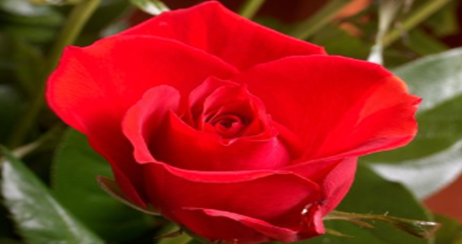
#> input picture images/rose.bmp, 462 x 244 px
$ jupyter execute --allow-errors MyKmeans.ipynb   (shell and % lines are left out)   (Python 2 division)   (older library calls are emulated)
#> lines starting #> are read from the running program, lines starting #| are printed output that depends on the picture
### asg1.py
import numpy as np
import matplotlib as mpl
import matplotlib.pyplot as plt

class Figure:
    default_figsize_inches=(8,8)
    motion_notify_throttle_timer_interval = 100
    left_button = 1
    middle_button = 2
    right_button = 3

    def __init__(self):
        self.mouse_down_handler = None
        self.mouse_up_handler = None
        self.mouse_over_handler = None
        self.mouse_wheel_handler = None

        fig,ax = plt.subplots(figsize=Figure.default_figsize_inches)
        self.fig = fig
        self.ax = ax

        fig.canvas.mpl_connect('button_press_event', self.on_button_press)
        fig.canvas.mpl_connect('button_release_event', self.on_button_release)
        fig.canvas.mpl_connect('motion_notify_event', self.on_motion_notify)
        fig.canvas.mpl_connect('scroll_event', self.on_scroll)

        ax.set_axis_off()

        motion_notify_throttle_timer = fig.canvas.new_timer(interval=self.motion_notify_throttle_timer_interval)
        motion_notify_throttle_timer.add_callback(self.on_motion_notify_throttled)
        motion_notify_throttle_timer.single_shot = True

        self.motion_notify_throttle_timer = motion_notify_throttle_timer
        self.motion_notify_throttle_timer_started = False
        self.motion_notify_args = None

        self.views = dict()
        self.last_used_view_id = 0

    def set_title(self, title):
        self.fig.suptitle(title)

    def set_image(self, img):
        self.img = self.ax.imshow(img, cmap='gray')
        self.ax.autoscale(False)

    def set_mouse_down_handler(self, handler):
        self.mouse_down_handler = handler

    def set_mouse_up_handler(self, handler):
        self.mouse_up_handler = handler

    def set_mouse_over_handler(self, handler):
        self.mouse_over_handler = handler

    def set_mouse_wheel_handler(self, handler):
        self.mouse_wheel_handler = handler

    # [49 lines left out: functions create_mask_view, set_mask_view_data, create_circle_view, set_circle_view_data, create_polyline_view, set_polyline_view_data and 2 more, not called in this run]

    def draw(self):
        self.fig.canvas.draw()

    def show(self):
        plt.show()

    # [5 lines left out: function register_view, not called in this run]

    def raise_mouse_down(self, e):
        if not self.mouse_down_handler is None:
            self.mouse_down_handler(e)

    def raise_mouse_up(self, e):
        if not self.mouse_up_handler is None:
            self.mouse_up_handler(e)

    def raise_mouse_over(self, e):
        if not self.mouse_over_handler is None:
            self.mouse_over_handler(e)

    def raise_mouse_wheel(self, e):
        if not self.mouse_wheel_handler is None:
            self.mouse_wheel_handler(e)

    def is_over_image(self, e):
        return (not self.img is None) and e.inaxes == self.img.axes

    def on_button_press(self, e):
        if (self.is_over_image(e)):
            self.raise_mouse_down(e)

    def on_button_release(self, e):
        if (self.is_over_image(e)):
            self.raise_mouse_up(e)

    # [6 lines left out: function on_motion_notify, not called in this run]

    def on_motion_notify_throttled(self):
        self.raise_mouse_over(self.motion_notify_args)
        self.motion_notify_throttle_timer_started = False

    def on_scroll(self, e):
        if (self.is_over_image(e)):
            self.raise_mouse_wheel(e)

class MaskBuilder:
    def __init__(self, num_rows, num_cols, fill_value):
        self.mask = np.full((num_rows, num_cols), fill_value, dtype='uint8')
        self.meshgrid = np.ogrid[:num_rows, :num_cols]

    def add_point(self, x, y, fill_value):
        self.mask[y, x] = fill_value

    # [5 lines left out: function add_disk, not called in this run]

    def get_value_at(self, x, y):
        return self.mask[y,x]

    def get_mask(self):
        return self.mask

class GraphCutsPresenter:
    bgr_seed_color = (1, 0, 0, 1)
    obj_seed_color = (0, 0, 1, 1)
    bgr_label_color = (1, 0, 0, 0.5)
    obj_label_color = (0, 0, 1, 0.5)
    none_color = (0, 0, 0, 0)
    circle_around_cursor_color = (0, 0, 0, 1)

    disk_radius = 10
    max_disk_radius = 25
    min_disk_radius = 3

    # [98 lines left out: functions __init__, connect_figure, on_mouse_down, on_mouse_up, on_mouse_over, on_mouse_wheel and 2 more, not called in this run]

    def set_circle_around_cursor(self, sx, sy):
        self.fig.set_circle_view_data(self.circle_around_cursor_view, sx, sy, self.disk_radius)
        self.fig.draw()

class PolylineBuilder:
    def __init__(self):
        self.xs = []
        self.ys = []

    def add_points(self, xs, ys):
        self.xs.extend(xs)
        self.ys.extend(ys)

    def empty(self):
        return len(self.xs) == 0

    # [9 lines left out: functions get_starting_point, get_ending_point, not called in this run]

    def get_polyline_xs(self):
        return self.xs

    def get_polyline_ys(self):
        return self.ys

class LiveWirePresenter:
    contour_polyline_color = 'blue'
    path_polyline_color = 'red'

    # [62 lines left out: functions __init__, connect_figure, on_mouse_down, on_mouse_over, add_points_to_contour_polyline, not called in this run]

class RegionGrowingPresenter:
    # [23 lines left out: functions __init__, connect_figure, on_mouse_down, not called in this run]

### MyKmeans.ipynb
[cell 1]
# loading standard modules
import numpy as np
import math
import matplotlib.pyplot as plt
from skimage import img_as_ubyte
from skimage.color import rgb2grey

from random import randint

# loading custom module (requires file asg1.py in the same directory as the notebook file)
#> (the rest of this cell did not finish here and is left out)

[cell 2]
class MyKmeansApp:

    def __init__(self, img, num_clusters=2, weightXY=1.0):
        self.k = num_clusters
        self.w = weightXY
        self.iteration = 0   # iteration counter
        self.energy = np.infty  # energy - "sum of squared errors" (SSE)

        num_rows = self.num_rows = img.shape[0]
        num_cols = self.num_cols = img.shape[1]

        self.im = img

        self.means = np.zeros((self.k,5),'d') # creates a zero-valued (double) matrix of size Kx5
        self.init_means()

        self.no_label = num_clusters  # special label value indicating pixels not in any cluster (e.g. not yet)

        # mask "labels" where pixels of each "region" will have a unique index-label (like 0,1,2,3,..,K-1)
        # the default mask value is "no-label" (K) implying pixels that do not belong to any region (yet)
        self.labels = np.full((num_rows, num_cols), fill_value=self.no_label, dtype=np.int)

        self.fig = Figure()
        self.pres = KmeansPresenter(img, self)
        self.pres.connect_figure(self.fig)

    def run(self):
        self.fig.show()

    def init_means(self):
        self.iteration = 0           # resets iteration counter
        self.energy = np.infty       # and the energy

        poolX = range(self.num_cols)
        poolY = range(self.num_rows)

        # generate K random pixels (Kx2 array with X,Y coordinates in each row)
        random_pixels = np.array([np.random.choice(poolX,self.k),np.random.choice(poolY,self.k)]).T

        for label in range(self.k):
            self.means[label,:3] = self.im[random_pixels[label,1],random_pixels[label,0],:3]
            self.means[label,3] = random_pixels[label,0]
            self.means[label,4] = random_pixels[label,1]

    # This function compute average values for R, G, B, X, Y channel (feature component) at pixels in each cluster
    # represented by labels in given mask "self.labels" storing indeces in range [0,K). The averages should be
    # saved in (Kx5) matrix "self.means". The return value should be the number of non-empty clusters.
    # [34 lines left out: function compute_means, not called in this run]

    # The segmentation mask is used by KmeanPresenter to paint segments in distinct colors
    # NOTE: valid region labels are in [0,K), but the color map in KmeansPresenter
    #       accepts labels in range [0,K] where pixels with no_label=K are not painted/colored.
    def get_region_mask(self):
        return self.labels

    # This function computes optimal (cluster) index/label in range 0,1,...,K-1 for pixel x,y based on
    # given current cluster means (self.means). The functions should save these labels in "self.labels".
    # The return value should be the corresponding optimal SSE.
    # [56 lines left out: functions compute_labels, compute_k_means_clusters, not called in this run]

### Notes about K-means implementation:
1. press 'i'-key for each (i)teration of K-means
2. press 'c'-key to run K-means to (c)onvergence (when energy improvement is less than given threshold)
3. press 'v'-key to run K-means to convergence with (v)isualization of each iteration
4. press 'r'-key to start over from (r)andom means
5. press 's'-key to change to a random (s)olid color-palette for displaying clusters
6. press 't'-key to change to a random (t)ransparent palette for displaying clusters
7. press 'm'-key to change to the (m)ean-color palette for displaying clusters

[cell 3]
img = plt.imread('images/rose.bmp')
#> img is the input picture: shape (244, 462, 3); mean R, G, B 149.3, 41.3, 28.4
#> (the rest of this cell did not finish here and is left out)

#> in __init__, `self.im = img`:
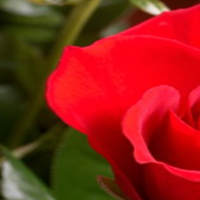
#> self.im: shape (200, 200, 3); mean of channels 0, 1, 2 142.6, 34, 23; drawn as R, G, B
#> after the loop in init_means, `for label in range(self.k):`: self.means = [[238, 1, 15, 172, 67], [93, 112, 68, 47, 195], [254, 2, 21, 117, 103], [248, 10, 48, 192, 9]]
app.run()

[cell 4]
img = plt.imread('images/tools.bmp')
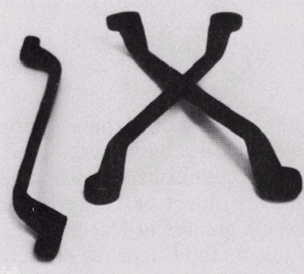
#> input picture images/tools.bmp, 304 x 274 px
#> img is the input picture: shape (274, 304, 3); mean R, G, B 180.7, 176.9, 180.7
#> (the rest of this cell did not finish here and is left out)

app.run()
